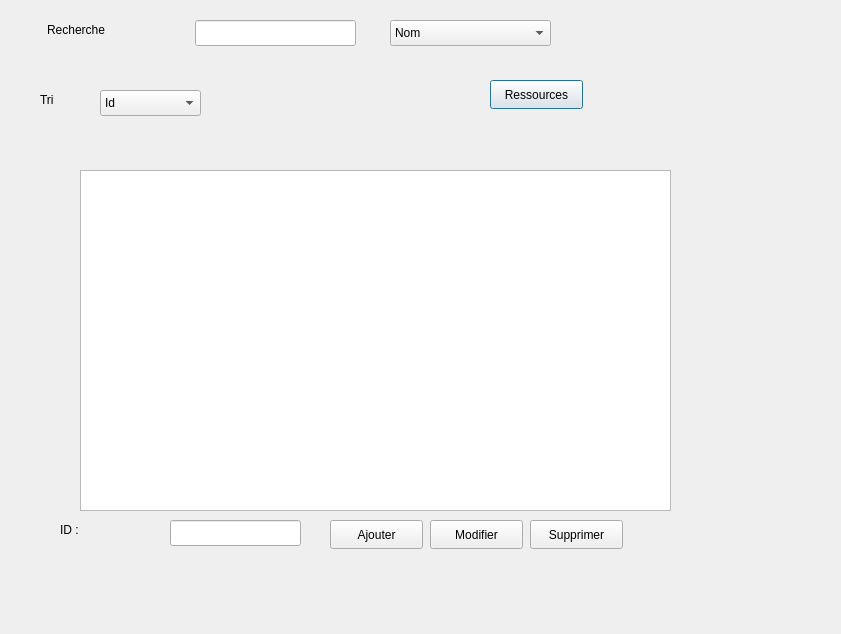
<?xml version="1.0" encoding="UTF-8"?>
<ui version="4.0">
 <class>DialogListeMedecin</class>
 <widget class="QDialog" name="DialogListeMedecin">
  <property name="geometry">
   <rect>
    <x>0</x>
    <y>0</y>
    <width>841</width>
    <height>634</height>
   </rect>
  </property>
  <property name="windowTitle">
   <string>Dialog</string>
  </property>
  <widget class="QLineEdit" name="lineEdit_rechercher">
   <property name="geometry">
    <rect>
     <x>195</x>
     <y>20</y>
     <width>161</width>
     <height>26</height>
    </rect>
   </property>
  </widget>
  <widget class="QLineEdit" name="lineEdit_2">
   <property name="geometry">
    <rect>
     <x>170</x>
     <y>520</y>
     <width>131</width>
     <height>26</height>
    </rect>
   </property>
  </widget>
  <widget class="QLabel" name="label_3">
   <property name="geometry">
    <rect>
     <x>60</x>
     <y>520</y>
     <width>63</width>
     <height>20</height>
    </rect>
   </property>
   <property name="text">
    <string>ID :</string>
   </property>
  </widget>
  <widget class="QComboBox" name="comboBox_tri">
   <property name="geometry">
    <rect>
     <x>100</x>
     <y>90</y>
     <width>101</width>
     <height>26</height>
    </rect>
   </property>
   <item>
    <property name="text">
     <string>Id</string>
    </property>
   </item>
   <item>
    <property name="text">
     <string>Specialite</string>
    </property>
   </item>
   <item>
    <property name="text">
     <string>Grade</string>
    </property>
   </item>
   <item>
    <property name="text">
     <string>Nom</string>
    </property>
   </item>
  </widget>
  <widget class="QLabel" name="label">
   <property name="geometry">
    <rect>
     <x>47</x>
     <y>20</y>
     <width>101</width>
     <height>20</height>
    </rect>
   </property>
   <property name="text">
    <string>Recherche</string>
   </property>
  </widget>
  <widget class="QLabel" name="label_4">
   <property name="geometry">
    <rect>
     <x>40</x>
     <y>90</y>
     <width>63</width>
     <height>20</height>
    </rect>
   </property>
   <property name="text">
    <string>Tri</string>
   </property>
  </widget>
  <widget class="QPushButton" name="pushButton_5">
   <property name="geometry">
    <rect>
     <x>490</x>
     <y>80</y>
     <width>93</width>
     <height>29</height>
    </rect>
   </property>
   <property name="text">
    <string>Ressources</string>
   </property>
  </widget>
  <widget class="QComboBox" name="comboBox">
   <property name="geometry">
    <rect>
     <x>390</x>
     <y>20</y>
     <width>161</width>
     <height>26</height>
    </rect>
   </property>
   <item>
    <property name="text">
     <string>Nom</string>
    </property>
   </item>
   <item>
    <property name="text">
     <string>Specialite</string>
    </property>
   </item>
  </widget>
  <widget class="QPushButton" name="Supprimermed">
   <property name="geometry">
    <rect>
     <x>530</x>
     <y>520</y>
     <width>93</width>
     <height>29</height>
    </rect>
   </property>
   <property name="text">
    <string>Supprimer</string>
   </property>
  </widget>
  <widget class="QPushButton" name="Ajoutermed">
   <property name="geometry">
    <rect>
     <x>330</x>
     <y>520</y>
     <width>93</width>
     <height>29</height>
    </rect>
   </property>
   <property name="text">
    <string>Ajouter</string>
   </property>
  </widget>
  <widget class="QPushButton" name="Modifiermed">
   <property name="geometry">
    <rect>
     <x>430</x>
     <y>520</y>
     <width>93</width>
     <height>29</height>
    </rect>
   </property>
   <property name="text">
    <string>Modifier</string>
   </property>
  </widget>
  <widget class="QTableView" name="tableview">
   <property name="geometry">
    <rect>
     <x>80</x>
     <y>170</y>
     <width>591</width>
     <height>341</height>
    </rect>
   </property>
  </widget>
 </widget>
 <resources/>
 <connections/>
</ui>
